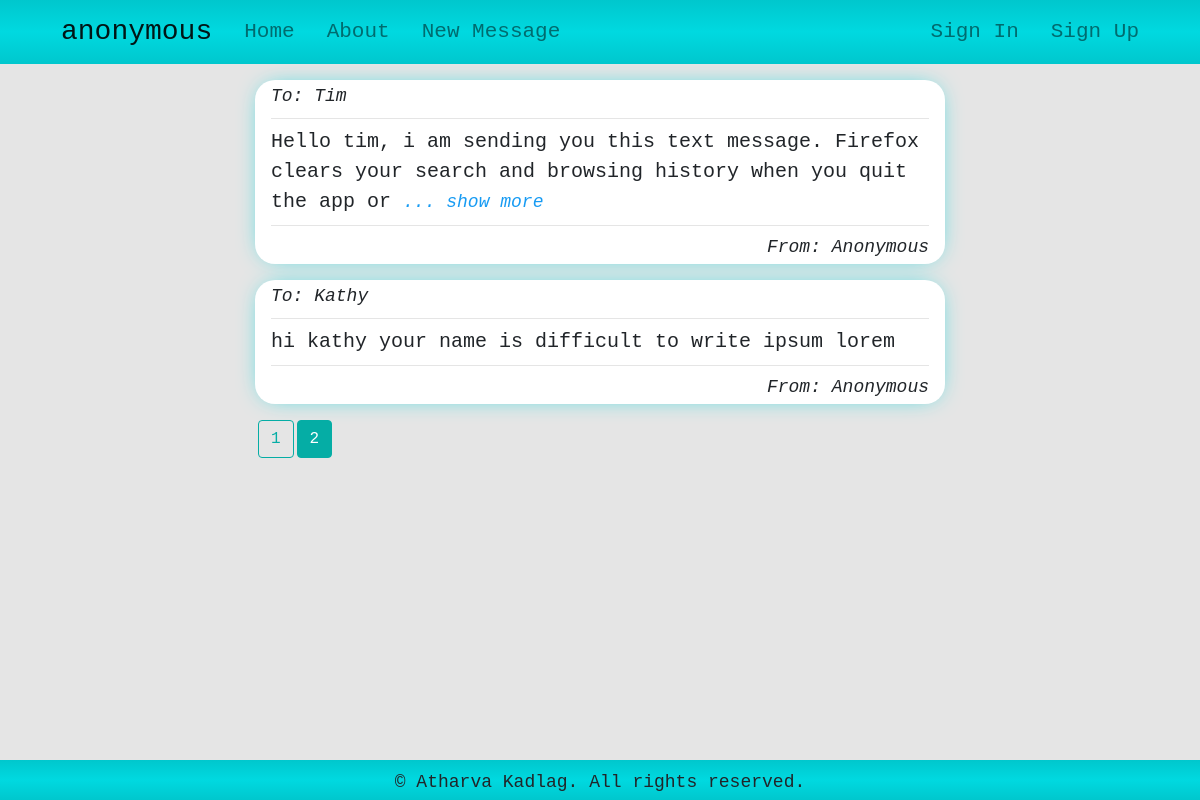
The page /home?page=2 on the database its author committed.
### anonymous/models.py (models this page shows, shortened)
class Messages(db.Model):
    id = db.Column(db.Integer, primary_key=True)
    receiver = db.Column(db.String(300), nullable=True)
    content = db.Column(db.Text, nullable=False)
    user_id = db.Column(db.Integer, db.ForeignKey('users.id'), default=1)

class Users(db.Model, UserMixin):
    id = db.Column(db.Integer, primary_key=True)
    name = db.Column(db.String(120), nullable=True)
    username = db.Column(db.String(70), unique=True, nullable=False)
    email = db.Column(db.String(120), unique=True, nullable=False)
    password = db.Column(db.String(120), unique=True, nullable=False)
    messages = db.relationship('Messages', backref='sender', lazy=True)

### anonymous/main/routes.py (the view)
@main.route('/')
@main.route('/home')
def home():
    page = request.args.get('page', 1, type=int)
    messages = models.Messages.query.order_by(
        models.Messages.id.desc()).paginate(page=page, per_page=5)
    return render_template('index.html', messages=messages)

### anonymous/templates/index.html (shortened to what this page needs)
{% extends 'base.html' %}
{% block content %}
<div class='container'>
    <div class="col-md-8 offset-md-2">
        {% for message in messages.items %}
        {% set id = message.id %}
        <div class='message'>
            <div id='info'>
                To: {{ message.receiver.capitalize() }}
            </div>
            <hr>
            <div id='content'>
                {{ message.content[:120] }}
                {% if message.content|length > 120 %}
                <span onclick="show_more({{id}})" id="showMore{{id}}">... show more</span>
                {% endif %}
            </div>
            <hr>
            <div id='info' class='sender'>
                From: {{message.sender.name.capitalize()}}
            </div>
        </div>
        {% endfor %}
        <div class='pagination'>
            {% for page_num in messages.iter_pages(left_edge=1, right_edge=1, left_current=1, right_current=2) %}
            {% if page_num %}
            {% if messages.page == page_num %}
            <a class="btn btn-info mb-4" href="{{ url_for('main.home', page=page_num) }}">{{ page_num }}</a>
            {% else %}
            <a class="btn btn-outline-info mb-4" href="{{ url_for('main.home', page=page_num) }}">{{ page_num }}</a>
            {% endif %}
            {% else %}
            ...
            {% endif %}
            {% endfor %}
        </div>
    </div>
</div>
{% endblock %}

### anonymous/static/css/main.css (style rules this page uses)
body { background-color: #0000001a; font-size: 20px; }
.message { margin: 1rem auto; padding: 0.2rem 1rem; background-color: #fff; border-radius: 20px; -webkit-box-shadow: 0px 0px 25px -9px rgba(0,217,224,1); -moz-box-shadow: 0px 0px 25px -9px rgba(0,217,224,1); box-shadow: 0px 0px 25px -9px rgba(0,217,224,1); }
#content { font-size: 1em; }
#info { font-size: 0.9em; font-style: italic; }
.sender { text-align: right; }
[id^="showMore"], [id^="showLess"] { font-size: 0.9em; font-style: italic; color: rgb(23, 155, 243); }
a { margin-left: 3px; }

### rows shown on the page
Messages: receiver "Tim", content "Hello tim, i am sending you this text message. Firefox clears your search and browsing history when you quit the app or", sender.name "Anonymous"
Messages: receiver "Kathy", content "hi kathy your name is difficult to write ipsum lorem", sender.name "Anonymous"

### other values the page prints
{{ page_num }} "1"
{{ page_num }} "2"
